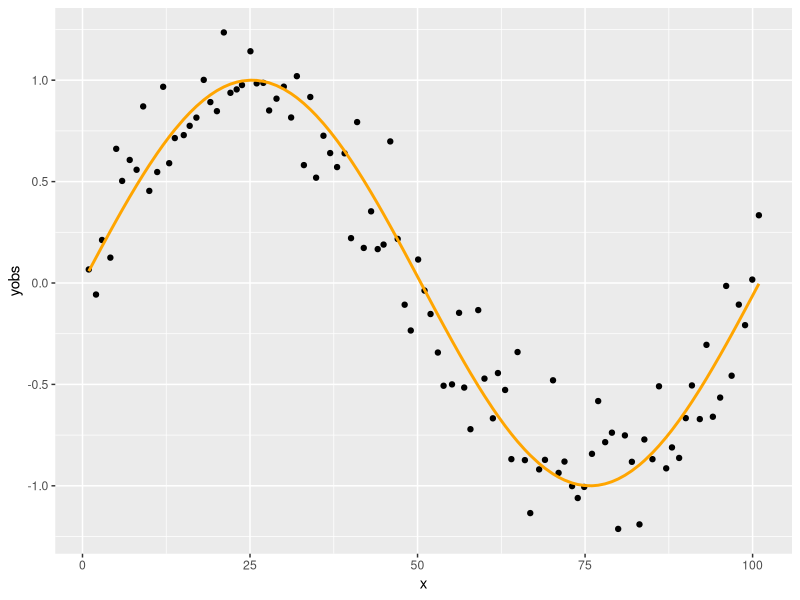
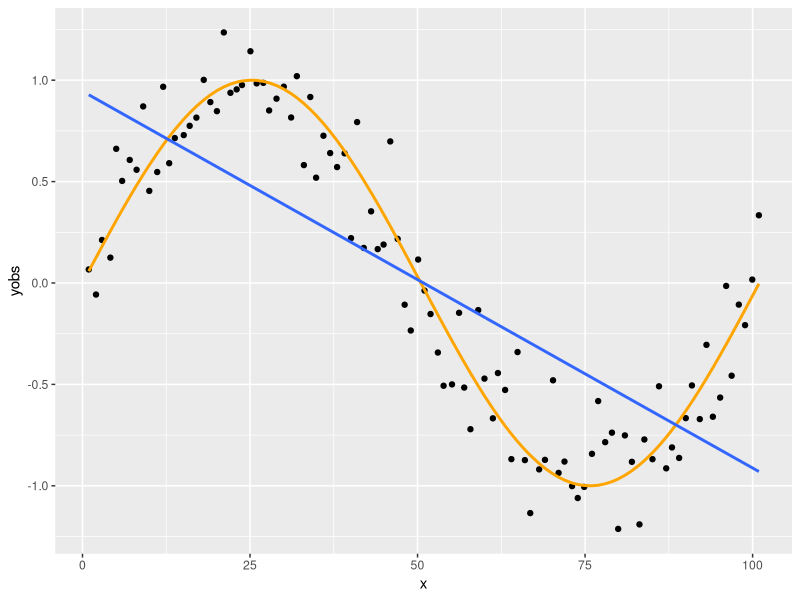
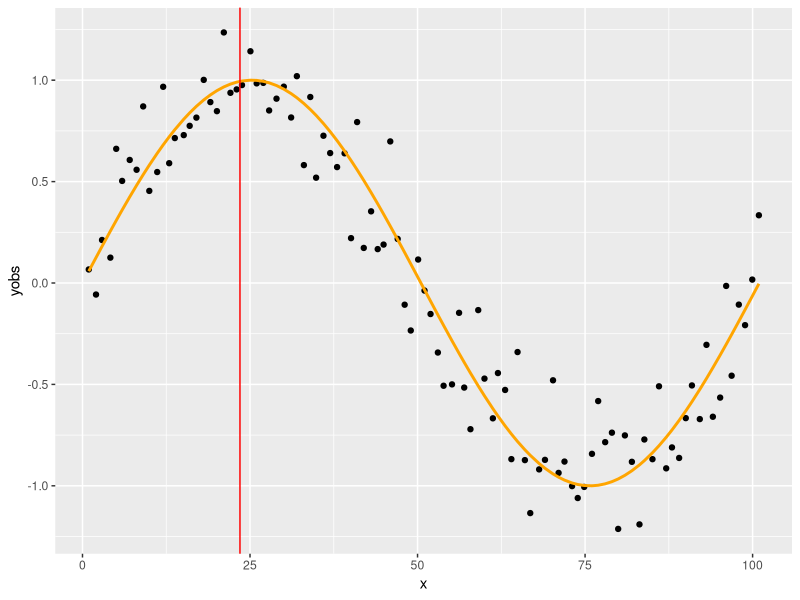
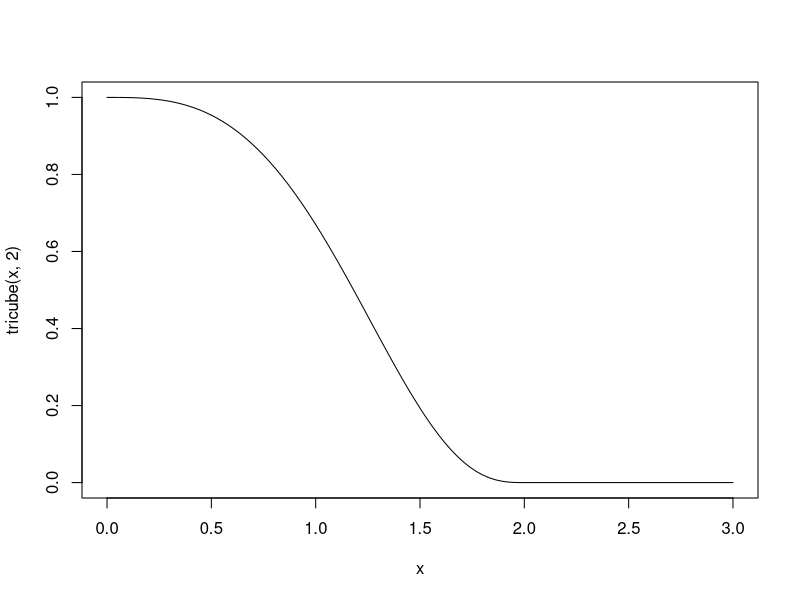
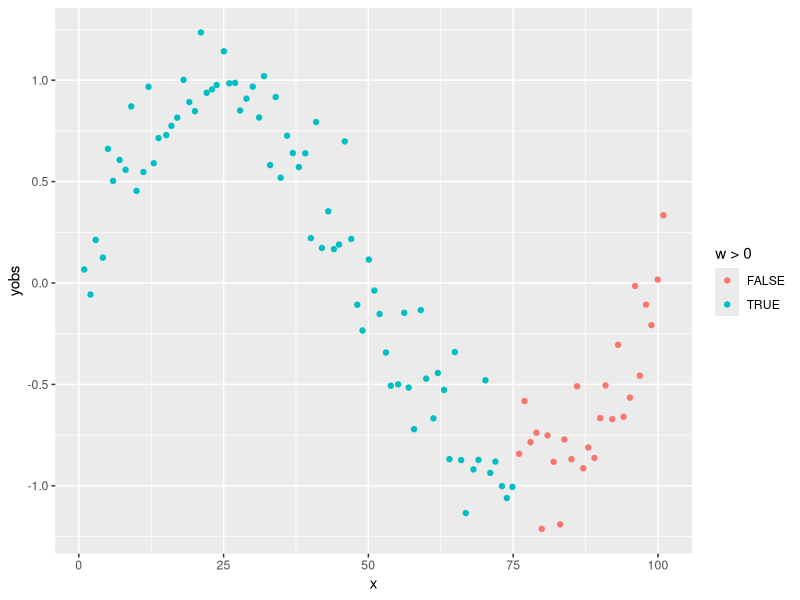
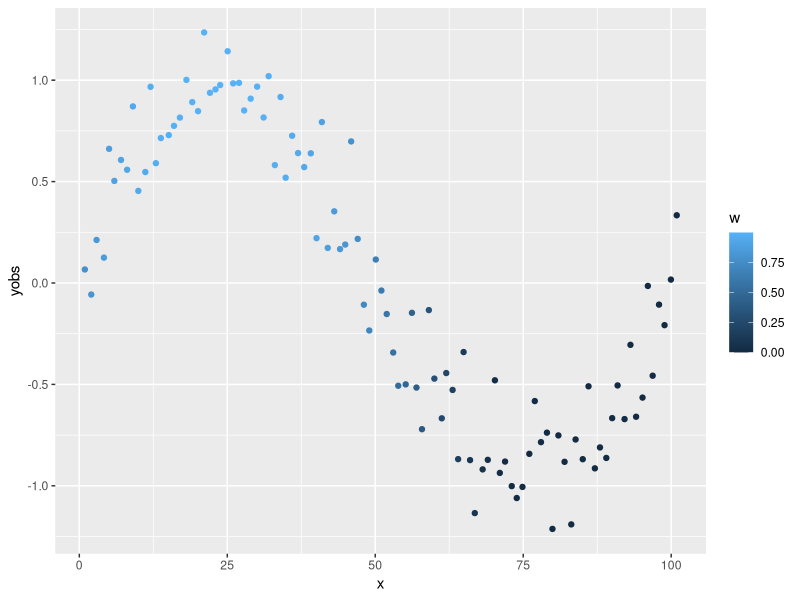
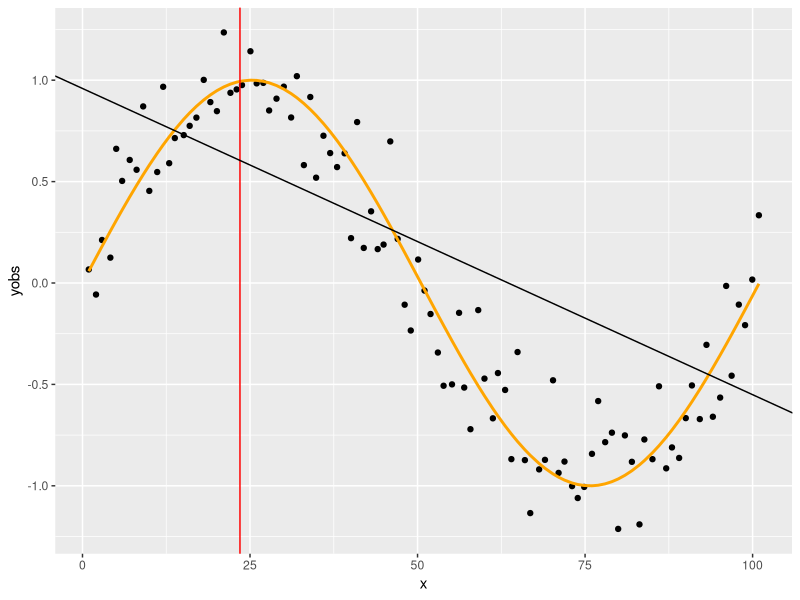
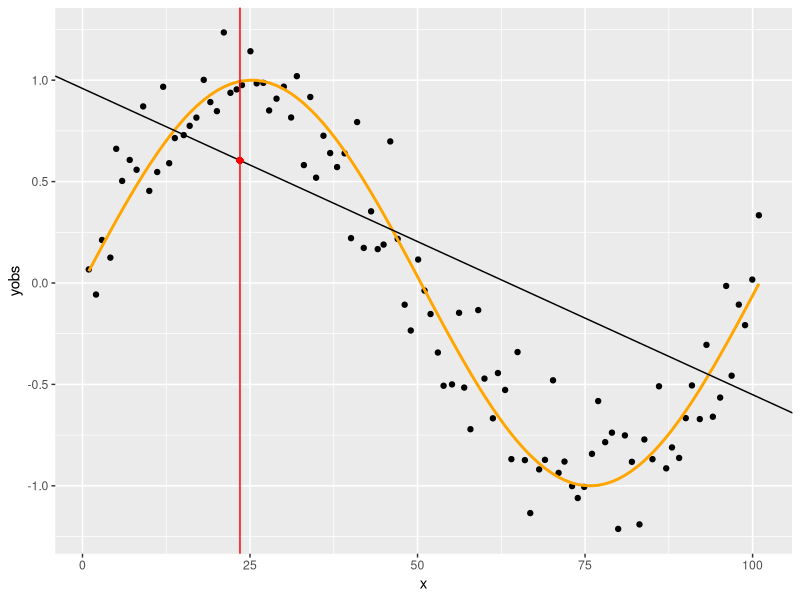

The R script that drew these images, in order:
## A LOESS simítóról lesz szó


## ------------------------------------------------------------------------------------------------------------------------------------
library(ggplot2)
set.seed(1)


## ------------------------------------------------------------------------------------------------------------------------------------
n <- 101
x <- (1:n) + rnorm(n, 0, 0.1)
y <- sin(x/n*(2*pi))
yobs <- y + rnorm(n, 0, 0.2)
SimData <- data.frame(x, y, yobs)
p <- ggplot(SimData, aes(x = x, y = yobs)) + geom_point() +
  geom_line(aes(y = y), color = "orange", lwd = 1)
p


## ------------------------------------------------------------------------------------------------------------------------------------
p + geom_smooth(formula = y~x, method = "lm", se = FALSE)


## ------------------------------------------------------------------------------------------------------------------------------------
p + geom_vline(xintercept = 23.5, color = "red")


## ------------------------------------------------------------------------------------------------------------------------------------
span <- 0.75
n*span
ceiling(n*span)
sort(abs(x-23.5))
sort(abs(x-23.5))[ceiling(n*span)]


## ------------------------------------------------------------------------------------------------------------------------------------
tricube <- function(u, t) ifelse(u<t, (1-(u/t)^3)^3, 0)
curve(tricube(x, 2), to = 3)


## ------------------------------------------------------------------------------------------------------------------------------------
SimData$w <- tricube(abs(x-23.5), sort(abs(x-23.5))[ceiling(n*span)])
ggplot(SimData, aes(x = x, y = yobs, color = w>0)) + geom_point()


## ------------------------------------------------------------------------------------------------------------------------------------
ggplot(SimData, aes(x = x, y = yobs, color = w)) + geom_point()


## ------------------------------------------------------------------------------------------------------------------------------------
fit <- lm(yobs ~ x, weights = w, data = SimData)
p + geom_vline(xintercept = 23.5, color = "red") +
  geom_abline(intercept = coef(fit)[1], slope = coef(fit)[2])


## ------------------------------------------------------------------------------------------------------------------------------------
p + geom_abline(intercept = coef(fit)[1], slope = coef(fit)[2]) +
  geom_vline(xintercept = 23.5, color = "red") +
  geom_point(x = 23.5, y = predict(fit, data.frame(x = 23.5)), color="red")


## ------------------------------------------------------------------------------------------------------------------------------------
loessfun <- function(xin, x, yobs, span) {
  n <- length(x)
  w <- tricube(abs(x-xin), sort(abs(x-xin))[ceiling(n*span)])
  fit <- lm(yobs ~ x, weights = w)
  predict(fit, data.frame(x = xin))
}
p + geom_vline(xintercept = 23.5, color = "red") +
  geom_point(x = 23.5, y = loessfun(23.5, SimData$x, SimData$yobs, 0.75), color="red")


## ------------------------------------------------------------------------------------------------------------------------------------
p + geom_vline(xintercept = 48.3, color = "red") +
  geom_point(x = 48.3, y = loessfun(48.3, SimData$x, SimData$yobs, 0.75), color="red")
p + geom_vline(xintercept = 91.2, color = "red") +
  geom_point(x = 91.2, y = loessfun(91.2, SimData$x, SimData$yobs, 0.75), color="red")


## ------------------------------------------------------------------------------------------------------------------------------------
SmoothData <- expand.grid(grid = seq(0, 101, 0.1))
SmoothData$value <- apply(SmoothData, 1, function(x)
  loessfun(x["grid"], SimData$x, SimData$yobs, 0.75))
p + geom_line(data = SmoothData, aes(x = grid, y = value), color = "red")


## ------------------------------------------------------------------------------------------------------------------------------------
SmoothData <- expand.grid(grid = seq(0, 101, 0.1),
                          span = c(2/n+1e-10, 0.25, 0.5, 0.75, 1))
SmoothData$value <- apply(SmoothData, 1, function(x)
  loessfun(x["grid"], SimData$x, SimData$yobs, x["span"]))
SmoothData$span <- as.factor(SmoothData$span)

p + geom_line(data = SmoothData[SmoothData$span%in%c(0.25, 0.5, 0.75), ],
              aes(x = grid, y = value, color = span))


## ------------------------------------------------------------------------------------------------------------------------------------
p + geom_line(data = SmoothData[SmoothData$span==1, ], aes(x = grid, y = value),
              color = "red")


## ------------------------------------------------------------------------------------------------------------------------------------
p + geom_line(data = SmoothData[SmoothData$span==2/n+1e-10, ], aes(x = grid, y = value),
              color = "red")


## ------------------------------------------------------------------------------------------------------------------------------------
lm(y~x+x^2, data = SimData)


## ------------------------------------------------------------------------------------------------------------------------------------
lm(y~x+I(x^2), data = SimData)


## ------------------------------------------------------------------------------------------------------------------------------------
lm(y~poly(x,2), data = SimData)


## ------------------------------------------------------------------------------------------------------------------------------------
predict(lm(y~x+I(x^2)), data.frame(x = 43.9))
predict(lm(y~poly(x,2)), data.frame(x = 43.9))


## ------------------------------------------------------------------------------------------------------------------------------------
t(cbind(1, poly(x, 3)))%*%cbind(1, poly(x, 3))


## ------------------------------------------------------------------------------------------------------------------------------------
lm(y~poly(x,2, raw = TRUE), data = SimData)


## ------------------------------------------------------------------------------------------------------------------------------------
kappa(cbind(1, poly(x, 3)), exact = TRUE)
kappa(cbind(1, poly(x, 3, raw = TRUE)), exact = TRUE)


## ------------------------------------------------------------------------------------------------------------------------------------
loessfun <- function(xin, x, yobs, span, degree) {
  n <- length(x)
  w <- tricube(abs(x-xin), sort(abs(x-xin))[ceiling(n*span)])
  fit <- lm(yobs ~ poly(x, degree), weights = w)
  predict(fit, data.frame(x = xin))
}


## ------------------------------------------------------------------------------------------------------------------------------------
SmoothData <- rbind(expand.grid(grid = seq(0, 101, 0.1),
                                span = c(2/n+1e-10, 0.25, 0.5, 0.75, 1), degree = 1),
                    expand.grid(grid = seq(0, 101, 0.1),
                                span = c(3/n+1e-10, 0.25, 0.5, 0.75, 1), degree = 2))
SmoothData$value <- apply(SmoothData, 1, function(x)
  loessfun(x["grid"], SimData$x, SimData$yobs, x["span"], x["degree"]))
SmoothData$span <- as.factor(SmoothData$span)
p + geom_line(data = SmoothData[SmoothData$span%in%c(0.25, 0.5, 0.75), ],
              aes(x = grid, y = value, color = span)) + facet_grid(rows = vars(degree))


## ------------------------------------------------------------------------------------------------------------------------------------
SimData$train <- FALSE
SimData$train[sample(1:101, 80)] <- TRUE
ggplot(SimData, aes(x = x, y = yobs, color = train)) + geom_point() +
  geom_line(aes(y = y), color = "orange", lwd = 1)


## ------------------------------------------------------------------------------------------------------------------------------------
spans <- seq(0.03, 0.99, 0.01)
SSEfull <- sapply(spans, function(sp) sum((sapply(1:101, function(i)
  loessfun(SimData$x[i], SimData$x, SimData$yobs, sp, 1))-yobs)^2))
ggplot(data.frame(span = spans, SSE = SSEfull), aes(x = span, y = SSE)) + geom_line()


## ------------------------------------------------------------------------------------------------------------------------------------
SSEfull <- sapply(spans, function(sp) sum((sapply(which(!SimData$train), function(i)
  loessfun(SimData$x[i], SimData$x[SimData$train==TRUE],
           SimData$yobs[SimData$train==TRUE], sp, 1))-yobs[SimData$train==FALSE])^2))
ggplot(data.frame(span = spans, SSE = SSEfull), aes(x = span, y = SSE)) + geom_line()


## ------------------------------------------------------------------------------------------------------------------------------------
spans[which.min(SSEfull)]


## ------------------------------------------------------------------------------------------------------------------------------------
p + geom_line(data = SmoothData[SmoothData$span==spans[which.min(SSEfull)], ],
              aes(x = grid, y = value), color = "red")

